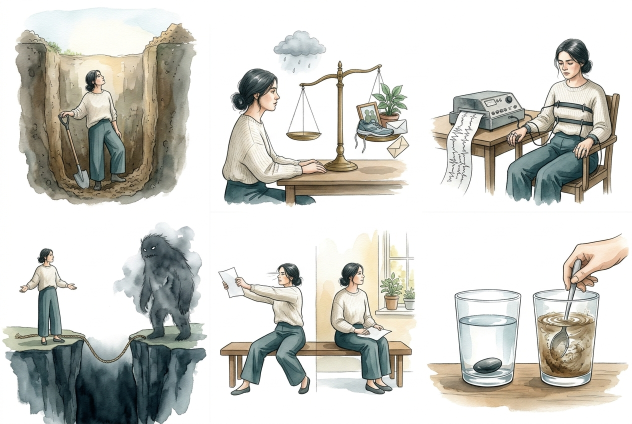
#> input picture _fuente/imagenes/grids_v2/grid-01-aceptacion-a.jpg, 1264 x 848 px, found by its file name (shown at 1/2 size)
$ python recortar_vinetas.py
#> lines starting #> are read from the running program, lines starting #| are printed output that depends on the picture; after the words box and inside, x2 and y2 are one past the last pixel; in counts of white or black regions, pixels touching at a corner belong together
# -*- coding: utf-8 -*-
"""
Recorte inteligente de las láminas 3x2 en 48 viñetas completas.

1. Busca la franja blanca horizontal real que separa las dos filas
   (perfil de proyección, cerca de la mitad).
2. En cada fila busca las dos franjas verticales blancas cerca de 1/3 y 2/3.
3. En cada celda toma la caja exacta del dibujo (píxeles no blancos),
   la amplía con margen y la centra en un lienzo CUADRADO blanco, sin cortar nada.
"""
import os
import numpy as np
from PIL import Image

HERR = r"C:\Users\User\Documents\Varios\FUAA\2026\2026-2\RUTA DE ATENCIÓN CLÍNICA\Recursos, ruta de atención\Herramientas"
GRIDS = os.path.join(HERR, "_fuente", "imagenes", "grids_v2")
OUT = os.path.join(HERR, "arte", "lecturas")
LADO = 560

MAPA = [
    ("grid-01-aceptacion-a.jpg", ['el-hoyo-y-la-pala','costo-de-la-lucha','el-poligrafo','soltar-la-cuerda','empujar-el-papel','limpio-y-sucio']),
    ("grid-02-aceptacion-b.jpg", ['dos-caras-moneda','trampa-china','invitado-incomodo','arenas-movedizas','hacer-espacio','soltar-el-ancla']),
    ("grid-03-defusion-a.jpg", ['soltar-el-anzuelo','palabra-repetida','hojas-en-el-arroyo','manos-como-pensamientos','pasear-la-mente','pero-por-y']),
    ("grid-04-defusion-b.jpg", ['cinta-de-sushi','radio-mental','nombrar-la-historia','agradecer-a-la-mente','voces-de-dibujos','estoy-teniendo-el-pensamiento']),
    ("grid-05-presente.jpg", ['cinco-sentidos','aterrizar-en-el-cuerpo','piloto-automatico','hecho-o-juicio','pausa-de-tres-minutos','presencia-en-sesion']),
    ("grid-06-yo-contexto.jpg", ['tablero-de-ajedrez','cielo-y-clima','quien-lleva-los-globos','escenario-y-butaca','observador-en-el-tiempo','dos-montanas']),
    ("grid-07-valores.jpg", ['casa-y-muebles','brujula-de-valores','jardin-de-valores','ochenta-anos','diana-de-valores','punto-dulce']),
    ("grid-08-accion.jpg", ['pasajeros-del-autobus','punto-de-eleccion','paso-mas-pequeno','vasija-de-barro','dial-de-disposicion','cruzar-el-pantano']),
]


def mascara(arr):
    # "tinta": cualquier canal claramente por debajo del blanco
    return (arr.min(axis=2) < 232)


def mejor_corte(perfil, centro, ventana):
    """Índice dentro de [centro-ventana, centro+ventana] con menos tinta (centro de la franja más blanca)."""
    a, b = max(1, centro - ventana), min(len(perfil) - 2, centro + ventana)
    seg = perfil[a:b]
    minimo = seg.min()
    idx = np.where(seg <= minimo + max(1, seg.max() * 0.01))[0]
    # agrupa índices consecutivos y elige la franja más ancha
    grupos, ini = [], idx[0]
    for i, j in zip(idx, idx[1:]):
        if j != i + 1:
            grupos.append((ini, i)); ini = j
    grupos.append((ini, idx[-1]))
    g = max(grupos, key=lambda t: t[1] - t[0])
    return a + (g[0] + g[1]) // 2


def caja(m):
    ys, xs = np.where(m)
    if len(xs) == 0:
        return None
    # descarta motas sueltas: percentiles en vez de extremos absolutos
    x0, x1 = np.percentile(xs, 0.2), np.percentile(xs, 99.8)
    y0, y1 = np.percentile(ys, 0.2), np.percentile(ys, 99.8)
    return int(x0), int(y0), int(x1), int(y1)


def procesar(nombre, slugs):
    img = Image.open(os.path.join(GRIDS, nombre)).convert("RGB")
    arr = np.asarray(img)
    m = mascara(arr)
    h, w = m.shape
    fila = mejor_corte(m.sum(axis=1), h // 2, int(h * 0.12))
    filas = [(0, fila), (fila, h)]
    k = 0
    for (y0, y1) in filas:
        perfil = m[y0:y1].sum(axis=0)
        c1 = mejor_corte(perfil, w // 3, int(w * 0.07))
        c2 = mejor_corte(perfil, 2 * w // 3, int(w * 0.07))
        cols = [(0, c1), (c1, c2), (c2, w)]
        for (x0, x1) in cols:
            sub = m[y0:y1, x0:x1]
            bb = caja(sub)
            slug = slugs[k]; k += 1
            if bb is None:
                print("  ! celda vacía", slug); continue
            bx0, by0, bx1, by1 = bb
            bx0 += x0; bx1 += x0; by0 += y0; by1 += y0
            bw, bh = bx1 - bx0, by1 - by0
            lado = int(max(bw, bh) * 1.14)          # margen de 7% por lado
            cx, cy = (bx0 + bx1) // 2, (by0 + by1) // 2
            lienzo = Image.new("RGB", (lado, lado), (255, 255, 255))
            recorte = img.crop((bx0, by0, bx1, by1))
            # máscara para pegar solo esta celda (evita colar trozos del vecino)
            mm = Image.fromarray((m[by0:by1, bx0:bx1] * 255).astype("uint8")).convert("L")
            lienzo.paste(recorte, ((lado - bw) // 2, (lado - bh) // 2))
            final = lienzo.resize((LADO, LADO), Image.Resampling.LANCZOS)
            final.save(os.path.join(OUT, slug + ".webp"), "WEBP", quality=88, method=6)
            print(f"  {slug:32s} caja {bw}x{bh}")
    return k


total = 0
for n, s in MAPA:
    print(n)
    total += procesar(n, s)
#> in procesar, img is the input picture: PIL image 1264x848 RGB; mean R, G, B 207.4, 207.4, 201.9
#> in mascara, `return (arr.min(axis=2) < 232)`:
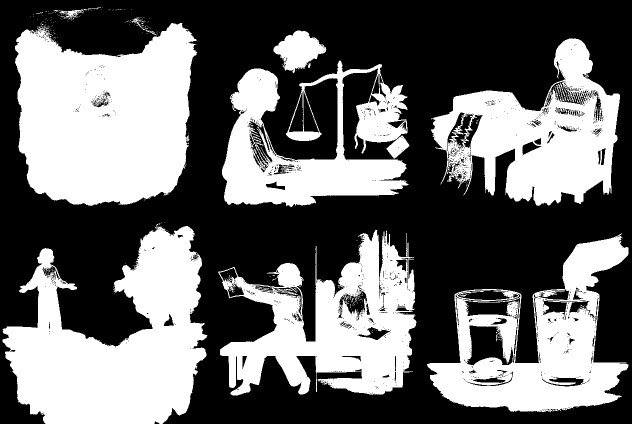
#> returned value: shape (848, 1264) bool (shown at 1/2 size); 42.2% white; 385 white regions (366 under 20 px), largest, box (x1, y1, x2, y2) and area: (30, 46, 394, 412) 102980, (5, 452, 415, 848) 95540, (436, 460, 833, 791) 67699
#> in mejor_corte, `a, b = max(1, centro - ventana), min(len(perfil) - 2, centro + ventana)`: a = 323; b = 525
#> in mejor_corte, `seg = perfil[a:b]`: seg = 202 values, max 935 at index 16, min 0 at index 91, mean 407.5
#> in mejor_corte, `minimo = seg.min()`: minimo = 0
#> in mejor_corte, `idx = np.where(seg <= minimo + max(1, seg.max() * 0.01))[0]`: idx = 41 values from 89 to 129
#> in mejor_corte, `grupos, ini = [], idx[0]`: grupos = []; ini = 89
#> the loop in mejor_corte, `for i, j in zip(idx, idx[1:]):` made 40 passes
#> in mejor_corte, `g = max(grupos, key=lambda t: t[1] - t[0])`: g = (89, 129)
#> in procesar, `fila = mejor_corte(m.sum(axis=1), h // 2, int(h * 0.12))`: fila = 432
#> in procesar, `filas = [(0, fila), (fila, h)]`: filas = [(0, 432), (432, 848)]
#> the loop in procesar, `for (y0, y1) in filas:` made 2 passes
#> c1 on passes 1 to 2: 418, 424
#|   el-hoyo-y-la-pala                caja 349x382
#|   costo-de-la-lucha                caja 363x342
#|   el-poligrafo                     caja 365x323
#|   soltar-la-cuerda                 caja 392x389
#|   empujar-el-papel                 caja 382x317
#|   limpio-y-sucio                   caja 389x343
#> pass 1, in procesar, `final.save(os.path.join(OUT, slug + ".webp"), "WEBP", quality=88, meth..`:
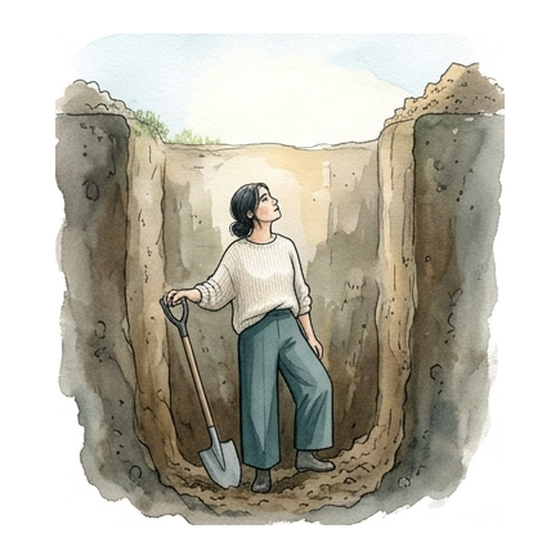
#> saved as el-hoyo-y-la-pala.webp: PIL image 560x560 RGB; mean R, G, B 193.6, 190.7, 179.6
#> pass 1, in procesar, `final.save(os.path.join(OUT, slug + ".webp"), "WEBP", quality=88, meth..`:
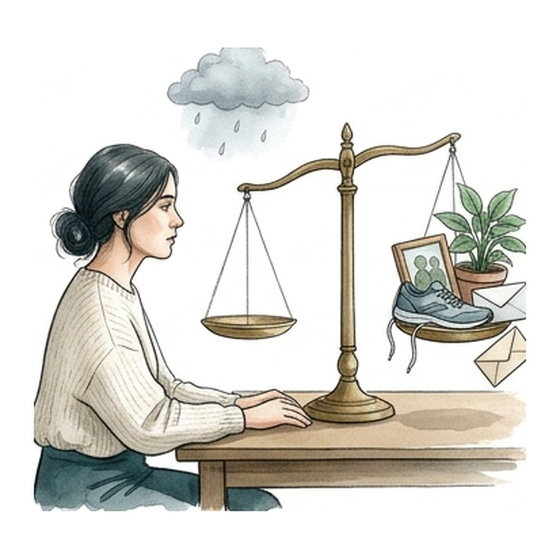
#> saved as costo-de-la-lucha.webp: PIL image 560x560 RGB; mean R, G, B 220.6, 219.3, 214
#> pass 1, in procesar, `final.save(os.path.join(OUT, slug + ".webp"), "WEBP", quality=88, meth..`:
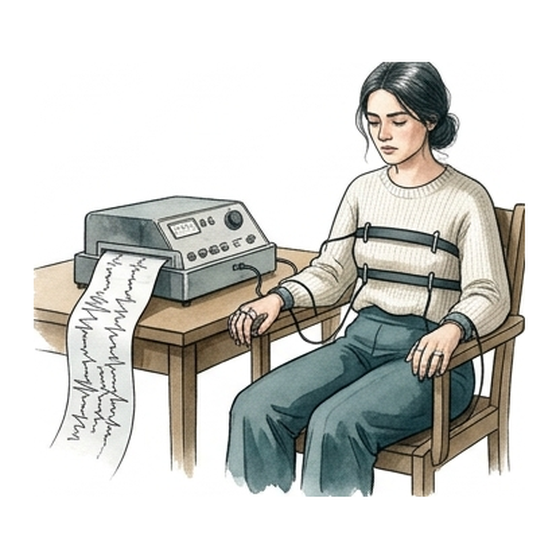
#> saved as el-poligrafo.webp: PIL image 560x560 RGB; mean R, G, B 211.2, 211.6, 207.8
#> after the loop in procesar, `for (y0, y1) in filas:`:
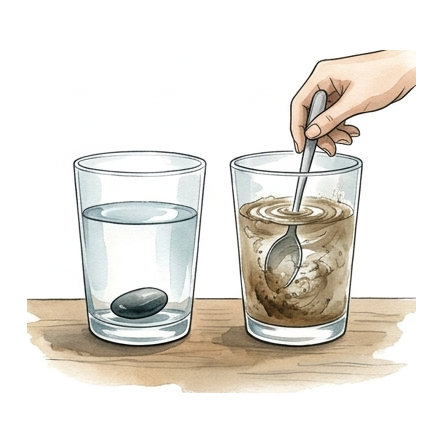
#> lienzo: PIL image 443x443 RGB; mean R, G, B 232, 228.6, 222.4
#> after the loop in procesar, `for (y0, y1) in filas:`:
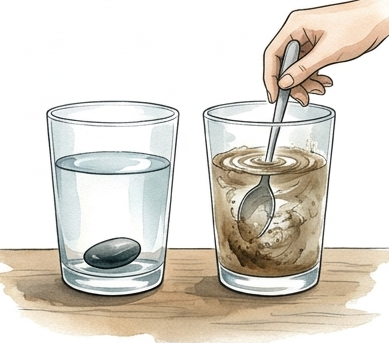
#> recorte: PIL image 389x343 RGB; mean R, G, B 221.1, 216.1, 207
#> after the loop in procesar, `for (y0, y1) in filas:`:
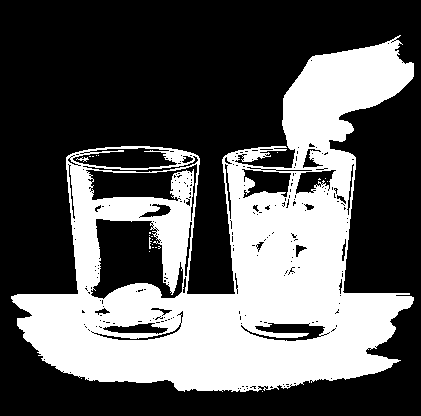
#> sub: shape (416, 421) bool; 35.9% white; 22 white regions (20 under 20 px), largest, box (x1, y1, x2, y2) and area: (11, 35, 414, 392) 62717, (76, 157, 89, 162) 28
#> after the loop in procesar, `for (y0, y1) in filas:`: k = 6
#> total = 6
#> pass 2 of the loop `for n, s in MAPA:`:
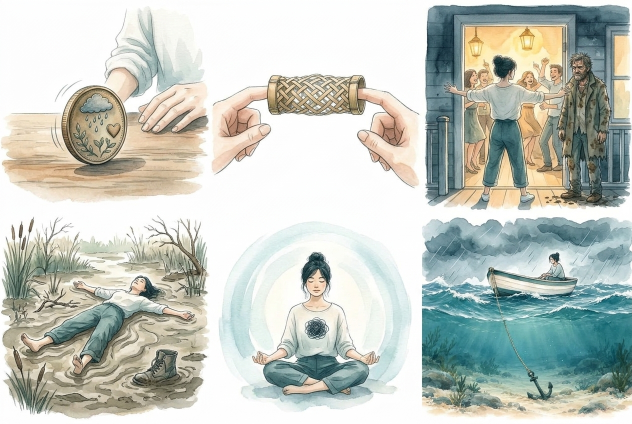
#> input picture _fuente/imagenes/grids_v2/grid-02-aceptacion-b.jpg, 1264 x 848 px, found by its file name (shown at 1/2 size)
#> in procesar, img is the input picture: PIL image 1264x848 RGB; mean R, G, B 194.5, 199.9, 192
#> in mascara (call 2), `return (arr.min(axis=2) < 232)`:
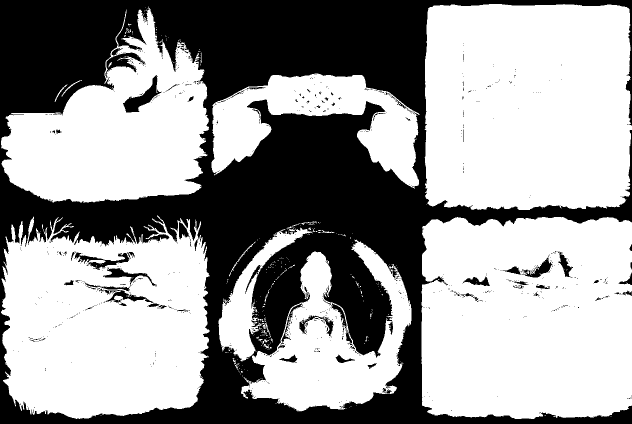
#> returned value: shape (848, 1264) bool (shown at 1/2 size); 61.5% white; 834 black regions (766 under 20 px), largest, box (x1, y1, x2, y2) and area: (0, 0, 1264, 848) 396819, (246, 150, 324, 225) 1837, (211, 105, 292, 156) 1379
#> fila = 426
#> filas = [(0, 426), (426, 848)]
#> the loop in procesar (call 2), `for (y0, y1) in filas:` made 2 passes
#> (printed output is left out)
#> after the loop in procesar (call 2), `for (y0, y1) in filas:`:
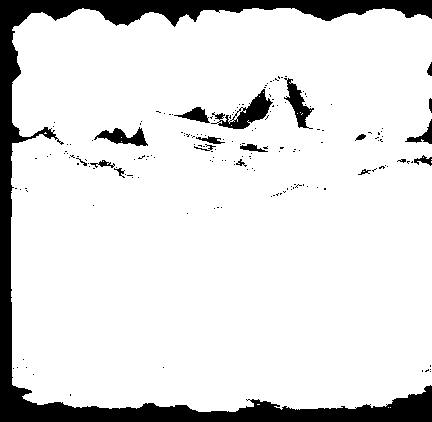
#> sub: shape (422, 432) bool; 87.8% white; 180 black regions (161 under 20 px), largest, box (x1, y1, x2, y2) and area: (0, 0, 432, 422) 18721, (211, 89, 273, 129) 856, (284, 78, 314, 129) 564
#> after the loop in procesar (call 2), `for (y0, y1) in filas:`: k = 6
#> total = 12
#> pass 3 of the loop `for n, s in MAPA:`:
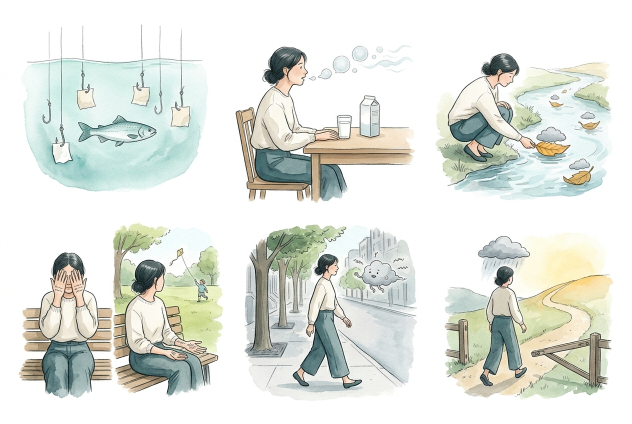
#> input picture _fuente/imagenes/grids_v2/grid-03-defusion-a.jpg, 1264 x 848 px, found by its file name (shown at 1/2 size)
#> in procesar, img is the input picture: PIL image 1264x848 RGB; mean R, G, B 225.4, 228.6, 222.4
#> in mascara (call 3), `return (arr.min(axis=2) < 232)`:
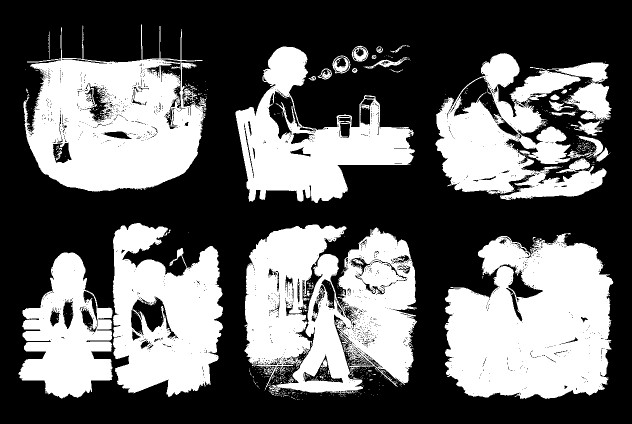
#> returned value: shape (848, 1264) bool (shown at 1/2 size); 40.4% white; 856 white regions (810 under 20 px), largest, box (x1, y1, x2, y2) and area: (889, 466, 1227, 798) 85047, (47, 49, 413, 383) 72626, (225, 446, 446, 794) 52467
#> fila = 424
#> filas = [(0, 424), (424, 848)]
#> the loop in procesar (call 3), `for (y0, y1) in filas:` made 2 passes
#> c1 on passes 1 to 2: 441, 467
#> (printed output is left out)
#> after the loop in procesar (call 3), `for (y0, y1) in filas:`:
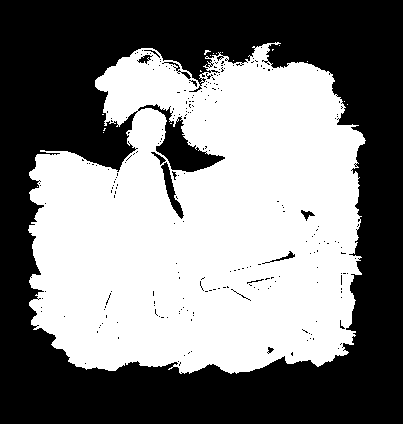
#> sub: shape (424, 403) bool; 49.8% white; 18 white regions (17 under 20 px), largest, box (x1, y1, x2, y2) and area: (28, 42, 366, 374) 85047
#> after the loop in procesar (call 3), `for (y0, y1) in filas:`: k = 6
#> total = 18
#> (the run stopped early here; a loop or call above may not have finished)
